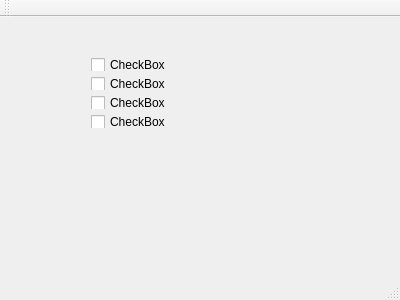
<?xml version="1.0" encoding="UTF-8"?>
<ui version="4.0">
 <class>MainWindow</class>
 <widget class="QMainWindow" name="MainWindow">
  <property name="geometry">
   <rect>
    <x>0</x>
    <y>0</y>
    <width>400</width>
    <height>300</height>
   </rect>
  </property>
  <property name="windowTitle">
   <string>MainWindow</string>
  </property>
  <widget class="QWidget" name="centralWidget">
   <widget class="QWidget" name="verticalLayoutWidget">
    <property name="geometry">
     <rect>
      <x>80</x>
      <y>30</y>
      <width>160</width>
      <height>92</height>
     </rect>
    </property>
    <layout class="QVBoxLayout" name="verticalLayout">
     <item>
      <widget class="QCheckBox" name="checkBox">
       <property name="text">
        <string>CheckBox</string>
       </property>
      </widget>
     </item>
     <item>
      <widget class="QCheckBox" name="checkBox_2">
       <property name="text">
        <string>CheckBox</string>
       </property>
      </widget>
     </item>
     <item>
      <widget class="QCheckBox" name="checkBox_4">
       <property name="text">
        <string>CheckBox</string>
       </property>
      </widget>
     </item>
     <item>
      <widget class="QCheckBox" name="checkBox_3">
       <property name="text">
        <string>CheckBox</string>
       </property>
      </widget>
     </item>
    </layout>
   </widget>
  </widget>
  <widget class="QMenuBar" name="menuBar">
   <property name="geometry">
    <rect>
     <x>0</x>
     <y>0</y>
     <width>400</width>
     <height>25</height>
    </rect>
   </property>
  </widget>
  <widget class="QToolBar" name="mainToolBar">
   <attribute name="toolBarArea">
    <enum>TopToolBarArea</enum>
   </attribute>
   <attribute name="toolBarBreak">
    <bool>false</bool>
   </attribute>
  </widget>
  <widget class="QStatusBar" name="statusBar"/>
 </widget>
 <layoutdefault spacing="6" margin="11"/>
 <resources/>
 <connections/>
</ui>
